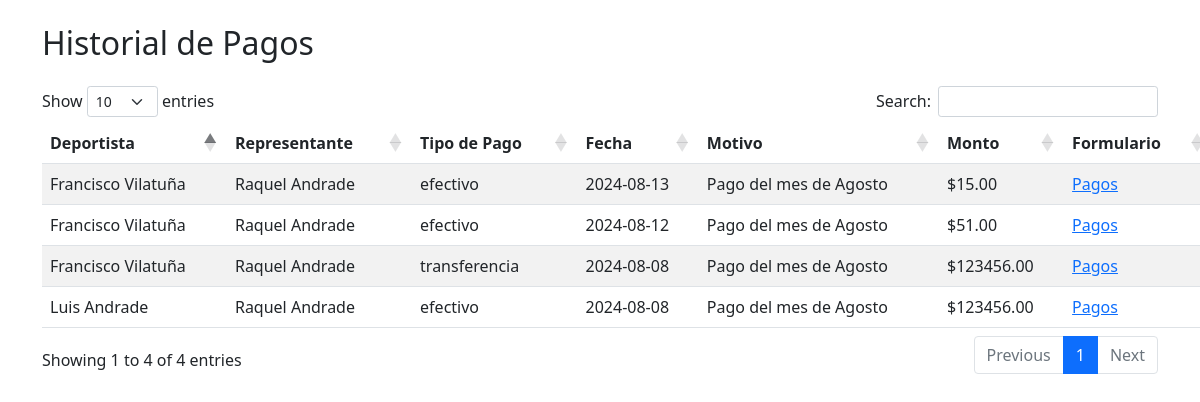
Before: /Admin/graficas/get_table_historial.php with the older database file.
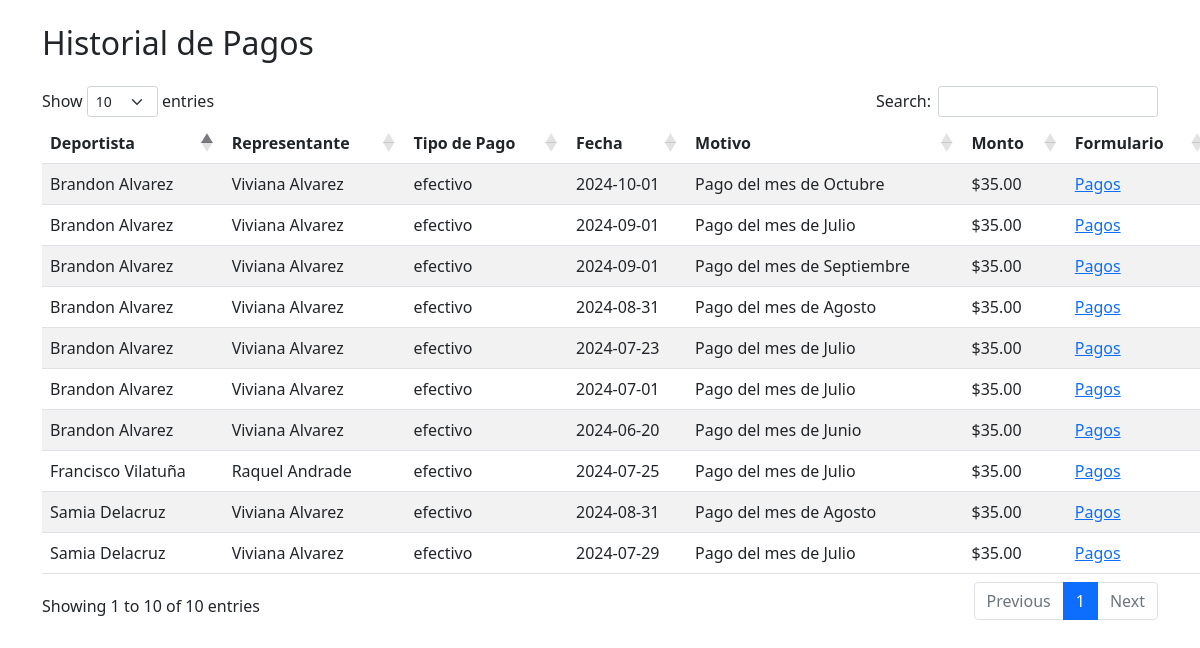
After: the same page with the newer database file.
### tables this page shows
CREATE TABLE `tab_pagos` (
  `ID_PAGO` int(11) NOT NULL,
  `ID_REPRESENTANTE` int(11) DEFAULT NULL,
  `ID_DEPORTISTA` int(11) DEFAULT NULL,
  `ID_BANCO` int(11) NOT NULL,
  `METODO_PAGO` varchar(50) DEFAULT NULL,
  `MONTO` decimal(10,2) DEFAULT NULL,
  `FECHA_PAGO` date DEFAULT NULL,
  `MOTIVO` text DEFAULT NULL,
  `NOMBRE_ARCHIVO` varchar(50) NOT NULL,
  `ENTIDAD_ORIGEN` varchar(100) NOT NULL,
  `REGISTRADO_POR` enum('ADMIN','REPRE','DEPO','') NOT NULL
);

CREATE TABLE `tab_deportistas` (
  `ID_DEPORTISTA` int(11) NOT NULL,
  `ID_USUARIO` int(11) DEFAULT NULL,
  `NOMBRE_DEPO` varchar(50) DEFAULT NULL,
  `APELLIDO_DEPO` varchar(50) DEFAULT NULL,
  `FECHA_NACIMIENTO` date DEFAULT NULL,
  `CEDULA_DEPO` varchar(10) DEFAULT NULL,
  `NUMERO_CELULAR` varchar(10) DEFAULT NULL,
  `GENERO` varchar(20) DEFAULT NULL,
  `status` enum('activo','inactivo') NOT NULL DEFAULT 'activo'
);

CREATE TABLE `tab_representantes` (
  `ID_REPRESENTANTE` int(11) NOT NULL,
  `ID_USUARIO` int(11) DEFAULT NULL,
  `NOMBRE_REPRE` varchar(50) DEFAULT NULL,
  `APELLIDO_REPRE` varchar(50) DEFAULT NULL,
  `CELULAR_REPRE` varchar(10) DEFAULT NULL,
  `CORREO_REPRE` varchar(100) DEFAULT NULL,
  `DIRECCION_REPRE` varchar(100) DEFAULT NULL,
  `CEDULA_REPRE` varchar(10) DEFAULT NULL,
  `status` enum('activo','inactivo') NOT NULL DEFAULT 'activo'
);

### Admin/graficas/get_table_historial.php (the view, shortened to what this page needs)
<?php
require('configuracion/conexion.php');
$query = "SELECT p.ID_PAGO, r.NOMBRE_REPRE, r.APELLIDO_REPRE, d.NOMBRE_DEPO, d.APELLIDO_DEPO,
               p.FECHA_PAGO, p.METODO_PAGO, p.MONTO, p.MOTIVO
          FROM tab_pagos p
          INNER JOIN tab_representantes r ON p.ID_REPRESENTANTE = r.ID_REPRESENTANTE
          INNER JOIN tab_deportistas d ON p.ID_DEPORTISTA = d.ID_DEPORTISTA
          ORDER BY p.FECHA_PAGO DESC";
$stmt = $conn->prepare($query);
$stmt->execute();
$result = $stmt->fetchAll(PDO::FETCH_ASSOC);
?>
<!DOCTYPE html>
<html lang="es">
<head>
    <link href="https://cdn.jsdelivr.net/npm/bootstrap@5.1.3/dist/css/bootstrap.min.css" rel="stylesheet">
    <link href="https://cdn.datatables.net/1.11.3/css/dataTables.bootstrap5.min.css" rel="stylesheet">
    <link href="https://cdn.datatables.net/buttons/2.0.1/css/buttons.bootstrap5.min.css" rel="stylesheet">
    <link href="https://cdnjs.cloudflare.com/ajax/libs/font-awesome/6.0.0-beta3/css/all.min.css" rel="stylesheet">
    <link href="https://cdn.jsdelivr.net/npm/sweetalert2@11/dist/sweetalert2.min.css" rel="stylesheet">
</head>
<body>
    <div class="container mt-4">
        <h2 class="mb-4">Historial de Pagos</h2>
        <table id="historial_pagos" class="table table-striped" style="width:105%">
            <thead>
                <tr>
                    <th>Deportista</th>
                    <th>Representante</th>
                    <th>Tipo de Pago</th>
                    <th>Fecha</th>
                    <th>Motivo</th>
                    <th>Monto</th>
                    <th>Formulario</th>
                </tr>
            </thead>
            <tbody>
                <?php
                if (count($result) > 0) {
                    foreach ($result as $row) {
                        $deportista = $row['NOMBRE_DEPO'] . ' ' . $row['APELLIDO_DEPO'];
                        $representante = $row['NOMBRE_REPRE'] . ' ' . $row['APELLIDO_REPRE'];
                        $tipoPago = $row['METODO_PAGO'];
                        $fecha = $row['FECHA_PAGO'];
                        $motivo = $row['MOTIVO'];
                        $monto = $row['MONTO'];
                        echo "<tr>
                                <td>{$deportista}</td>
                                <td>{$representante}</td>
                                <td>{$tipoPago}</td>
                                <td>{$fecha}</td>
                                <td>{$motivo}</td>
                                <td>\${$monto}</td>
                                <td>
            <a href='../admin/configuracion/pagos/pagos.php'>
                 Pagos
            </a>
        </td>
                            </tr>";
                    }
                }
                ?>
            </tbody>
        </table>
    </div>
</body>
</html>

Changed rows visible on the page:
removed tab_pagos: ID_DEPORTISTA.APELLIDO_DEPO "Francisco Vilatuña", ID_REPRESENTANTE.APELLIDO_REPRE "Raquel Andrade", METODO_PAGO "efectivo", FECHA_PAGO "2024-08-13", MOTIVO "Pago del mes de Agosto", MONTO "15.00"
removed tab_pagos: ID_DEPORTISTA.APELLIDO_DEPO "Francisco Vilatuña", ID_REPRESENTANTE.APELLIDO_REPRE "Raquel Andrade", METODO_PAGO "efectivo", FECHA_PAGO "2024-08-12", MOTIVO "Pago del mes de Agosto", MONTO "51.00"
removed tab_pagos: ID_DEPORTISTA.APELLIDO_DEPO "Luis Andrade", ID_REPRESENTANTE.APELLIDO_REPRE "Raquel Andrade", METODO_PAGO "efectivo", FECHA_PAGO "2024-08-08", MOTIVO "Pago del mes de Agosto", MONTO "123456.00"
removed tab_pagos: ID_DEPORTISTA.APELLIDO_DEPO "Francisco Vilatuña", ID_REPRESENTANTE.APELLIDO_REPRE "Raquel Andrade", METODO_PAGO "transferencia", FECHA_PAGO "2024-08-08", MOTIVO "Pago del mes de Agosto", MONTO "123456.00"
added tab_pagos: ID_DEPORTISTA.APELLIDO_DEPO "Brandon Alvarez", ID_REPRESENTANTE.APELLIDO_REPRE "Viviana Alvarez", METODO_PAGO "efectivo", FECHA_PAGO "2024-10-01", MOTIVO "Pago del mes de Octubre", MONTO "35.00"
added tab_pagos: ID_DEPORTISTA.APELLIDO_DEPO "Brandon Alvarez", ID_REPRESENTANTE.APELLIDO_REPRE "Viviana Alvarez", METODO_PAGO "efectivo", FECHA_PAGO "2024-09-01", MOTIVO "Pago del mes de Julio", MONTO "35.00"
added tab_pagos: ID_DEPORTISTA.APELLIDO_DEPO "Brandon Alvarez", ID_REPRESENTANTE.APELLIDO_REPRE "Viviana Alvarez", METODO_PAGO "efectivo", FECHA_PAGO "2024-09-01", MOTIVO "Pago del mes de Septiembre", MONTO "35.00"
added tab_pagos: ID_DEPORTISTA.APELLIDO_DEPO "Brandon Alvarez", ID_REPRESENTANTE.APELLIDO_REPRE "Viviana Alvarez", METODO_PAGO "efectivo", FECHA_PAGO "2024-08-31", MOTIVO "Pago del mes de Agosto", MONTO "35.00"
added tab_pagos: ID_DEPORTISTA.APELLIDO_DEPO "Samia Delacruz", ID_REPRESENTANTE.APELLIDO_REPRE "Viviana Alvarez", METODO_PAGO "efectivo", FECHA_PAGO "2024-08-31", MOTIVO "Pago del mes de Agosto", MONTO "35.00"
added tab_pagos: ID_DEPORTISTA.APELLIDO_DEPO "Samia Delacruz", ID_REPRESENTANTE.APELLIDO_REPRE "Viviana Alvarez", METODO_PAGO "efectivo", FECHA_PAGO "2024-07-29", MOTIVO "Pago del mes de Julio", MONTO "35.00"
added tab_pagos: ID_DEPORTISTA.APELLIDO_DEPO "Francisco Vilatuña", ID_REPRESENTANTE.APELLIDO_REPRE "Raquel Andrade", METODO_PAGO "efectivo", FECHA_PAGO "2024-07-25", MOTIVO "Pago del mes de Julio", MONTO "35.00"
added tab_pagos: ID_DEPORTISTA.APELLIDO_DEPO "Brandon Alvarez", ID_REPRESENTANTE.APELLIDO_REPRE "Viviana Alvarez", METODO_PAGO "efectivo", FECHA_PAGO "2024-07-23", MOTIVO "Pago del mes de Julio", MONTO "35.00"
added tab_pagos: ID_DEPORTISTA.APELLIDO_DEPO "Brandon Alvarez", ID_REPRESENTANTE.APELLIDO_REPRE "Viviana Alvarez", METODO_PAGO "efectivo", FECHA_PAGO "2024-07-01", MOTIVO "Pago del mes de Julio", MONTO "35.00"
added tab_pagos: ID_DEPORTISTA.APELLIDO_DEPO "Brandon Alvarez", ID_REPRESENTANTE.APELLIDO_REPRE "Viviana Alvarez", METODO_PAGO "efectivo", FECHA_PAGO "2024-06-20", MOTIVO "Pago del mes de Junio", MONTO "35.00"
Other visible differences:
text written by a page script: "Show entries Search: Showing 1 to 4 of 4 entries Previous 1 Next" → "Show entries Search: Showing 1 to 10 of 10 entries Previous 1 Next"
